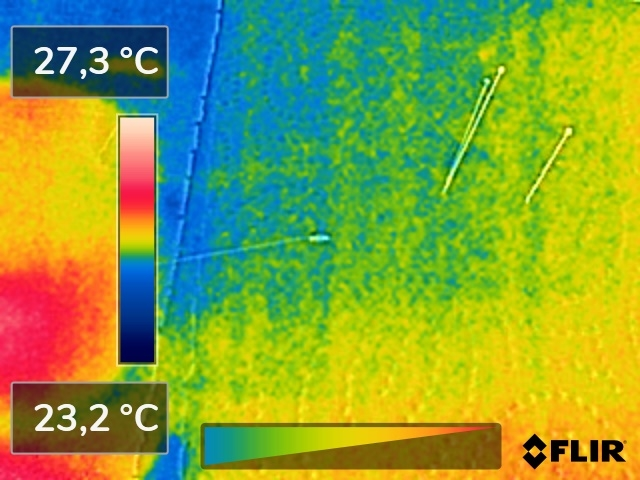
#> input picture FLIR0454.jpg, 640 x 480 px
$ jupyter execute FLIR_Free_Trial_Interactive_ROI.ipynb   (shell and % lines are left out)
#> lines starting #> are read from the running program, lines starting #| are printed output that depends on the picture
[cell 1]
import cv2
import numpy as np
import matplotlib.pyplot as plt
from matplotlib.widgets import RectangleSelector
from sklearn.metrics import pairwise_distances_argmin_min

[cell 2]
# Load image and convert to RGB
img = cv2.imread('FLIR0454.jpg')
#> img is the input picture: shape (480, 640, 3); mean B, G, R 59.2, 160.5, 132.4
if img is None:
    raise FileNotFoundError("Image 'FLIR0454.jpg' not found. Place it in the same directory as this notebook.")
img_rgb = cv2.cvtColor(img, cv2.COLOR_BGR2RGB)

[cell 3]
# Define simulated RGB-to-temperature colorbar
colormap = [([0, 0, 128], 23.0), ([0, 128, 255], 24.5), ([0, 255, 0], 25.5),
            ([255, 255, 0], 26.5), ([255, 0, 0], 28.0)]
colors, temps = zip(*colormap)
colors = np.array(colors)
flat_pixels = img_rgb.reshape(-1, 3)
indices, _ = pairwise_distances_argmin_min(flat_pixels, colors)
temp_map = np.array(temps)[indices].reshape(img_rgb.shape[:2])
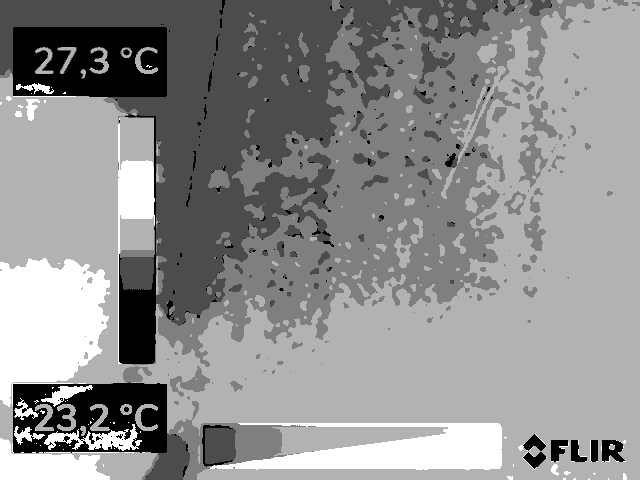
#> temp_map: shape (480, 640) float64; min 23, max 28, mean 25.8; drawn with min black and max white

[cell 4]
# ROI callback function
defined_roi = {}

def onselect(eclick, erelease):
    x1, y1 = int(eclick.xdata), int(eclick.ydata)
    x2, y2 = int(erelease.xdata), int(erelease.ydata)
    roi = temp_map[min(y1, y2):max(y1, y2), min(x1, x2):max(x1, x2)]
    defined_roi['data'] = roi
    mean_temp = np.mean(roi)

    fig, ax = plt.subplots()
    im = ax.imshow(temp_map, cmap='plasma', vmin=23, vmax=28)
    plt.colorbar(im, ax=ax, label='Temperature (°C)')
    ax.add_patch(plt.Rectangle((min(x1,x2), min(y1,y2)), abs(x2-x1), abs(y2-y1),
                               edgecolor='cyan', facecolor='none', linewidth=2))
    ax.set_title(f"Selected ROI | Mean Temp: {mean_temp:.2f}°C")
    plt.axis('off')
    plt.show()

[cell 5]
# Enable interactive ROI selection
fig, ax = plt.subplots()
ax.imshow(temp_map, cmap='plasma', vmin=23, vmax=28)
plt.title("Draw ROI to Analyze Temperature")
plt.axis('off')

selector = RectangleSelector(ax, onselect,
                             useblit=True,
                             button=[1],
                             minspanx=5, minspany=5,
                             spancoords='pixels',
                             interactive=True)
plt.show()
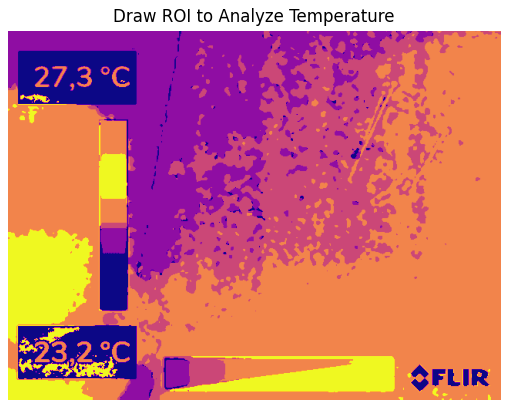
#> figure drawn by matplotlib, 1 panel
